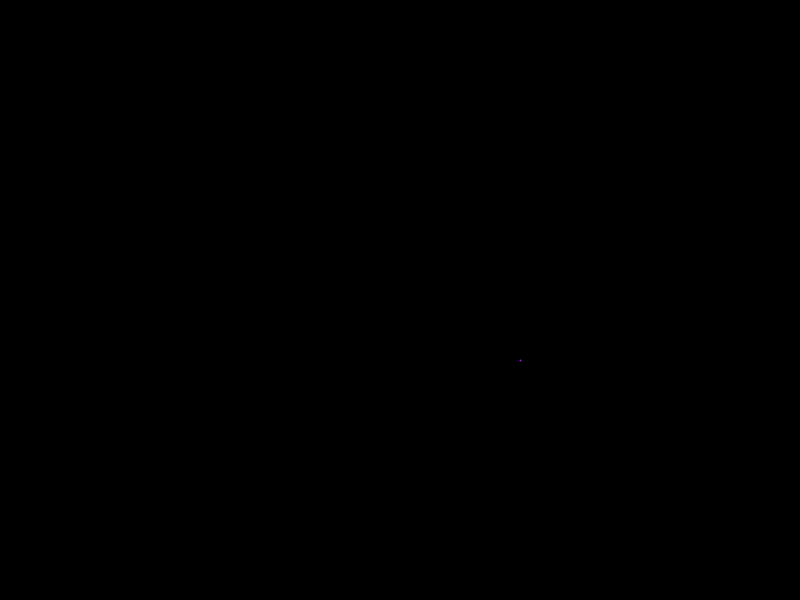
Frame 1 (no input)
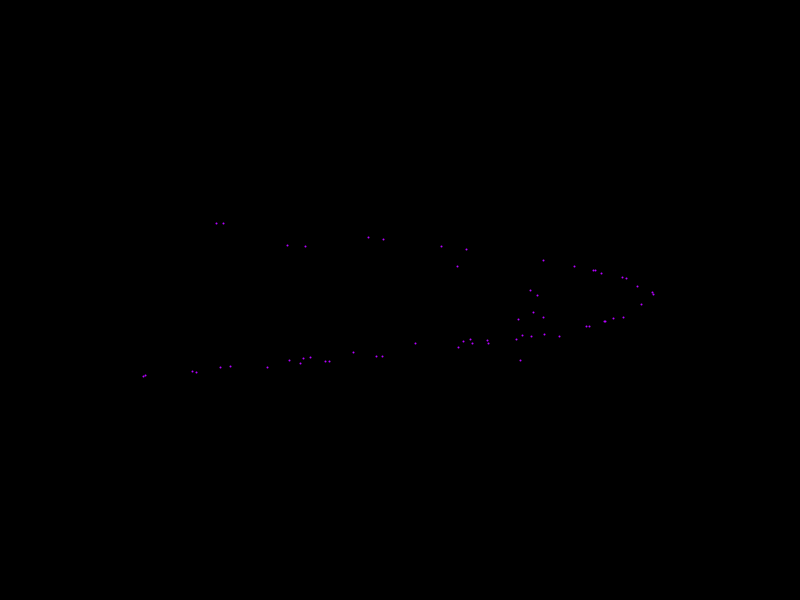
Frame 60 (the mouse pressed at the canvas centre just before this capture)
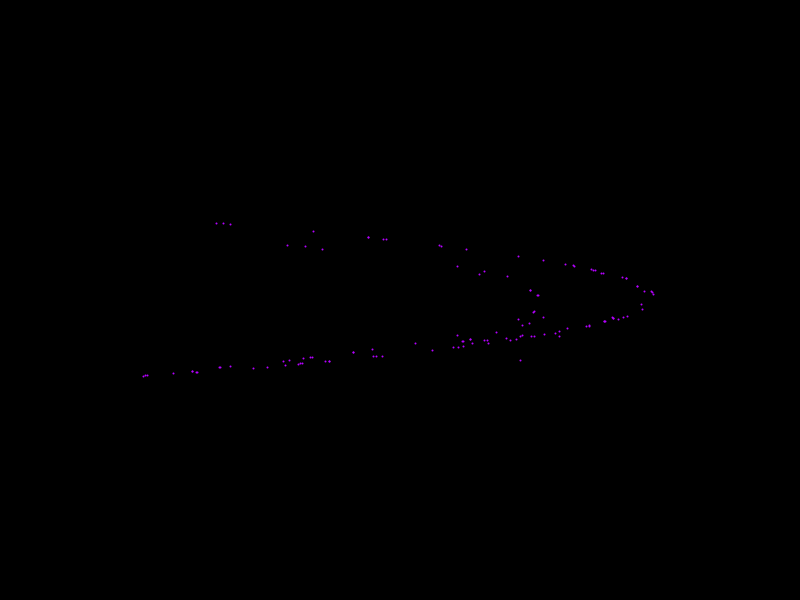
Frame 120 (the mouse held since frame 60 and released just before this capture)

The Processing sketch that drew these frames (run headless with seeded random() and noise(); from frame 60 on, the mouse is pressed at the canvas centre):

// Processing sketch: henon
// ── henon.pde
// Resources
// https://en.wikipedia.org/wiki/Hénon_map

// Constants
float a = 1.4, b = 0.3;

// Initial values
float x = 1, y = 1;

void setup() {
  frameRate(60);
  size(800, 600);
  colorMode(HSB);
  background(0);
  stroke(200, 255, 255);
  strokeWeight(1);
}

void draw() {
  float _x = 1 - a*x*x + y;
  float _y = b*x;
  
  x = _x;
  y = _y;
  
  translate(width/2, height/2);
  scale(2);
  
  point(x*100, y*100);
}
